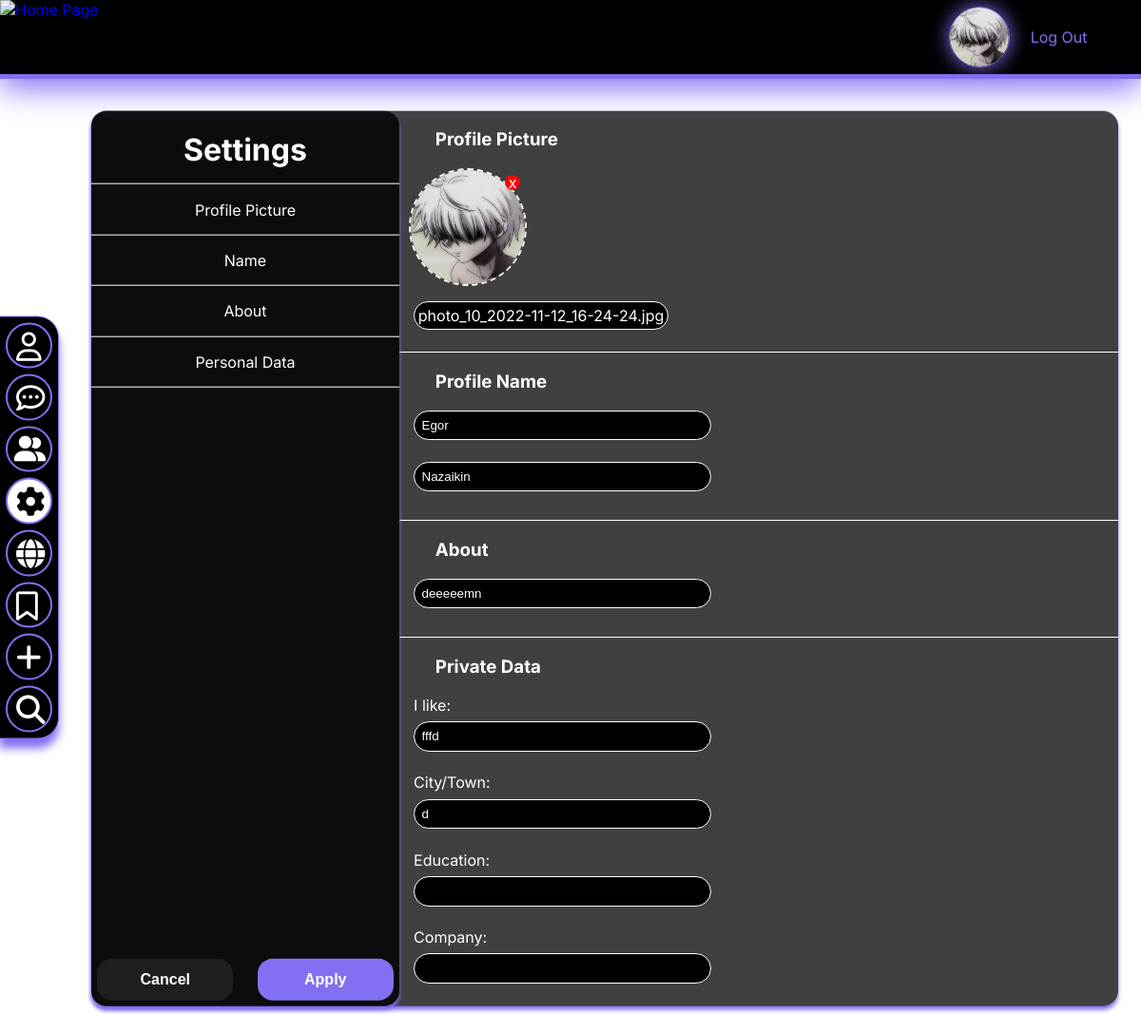
The app's page /edit/ (signed in) with its own data.
### users/models.py (models this page shows)
class Profile(models.Model):
    user = models.OneToOneField(to=User, on_delete=models.CASCADE)
    name = models.CharField(max_length=50)
    surname = models.CharField(max_length=50)
    avatar = models.ImageField(upload_to="images/profile_avatars/",
                               default="images/DEFAULT_AVATAR.png",
                               blank=True)
    about = models.CharField(max_length=500)
    country = models.CharField(max_length=50, blank=True)
    city = models.CharField(max_length=50, blank=True)
    education = models.CharField(max_length=150, blank=True)
    company = models.CharField(max_length=150, blank=True)
    hobby = models.CharField(max_length=150, blank=True)
    class Meta:
        verbose_name = _('profile')
        verbose_name_plural = _('profiles')

### users/views.py (the view)
# urls.py: path('edit/', users_views.settings_profile, name = 'edit'),
@login_required
def settings_profile(request):
    context = {}
    if request.method == 'POST':
        form = ProfileEditForm(request.POST)
        if form.is_valid():
            context['form'] = form
            profile = get_profile(request.user)
            profile.name = form.cleaned_data['name']
            profile.surname = form.cleaned_data['surname']
            profile.about = form.cleaned_data['about']
            profile.country = form.cleaned_data['country']
            profile.city = form.cleaned_data['city']
            profile.education = form.cleaned_data['education']
            profile.company = form.cleaned_data['company']
            profile.hobby = form.cleaned_data['hobby']
            print(dict(request.FILES))
            if 'avatar-profile-form' in dict(request.FILES):
                photo = dict(request.FILES)['avatar-profile-form']
                profile.avatar = photo[0]
            elif dict(request.POST)['is_del'][0] == "1":
                profile.avatar = "images/DEFAULT_AVATAR.png"
            profile.save()
            return redirect('self-profile')
        else:
            context['form'] = form
    else:
        profile = get_profile(request.user)
        form_init = {'name': profile.name,
                     'surname': profile.surname,
                     'about': profile.about,
                     'country': profile.country,
                     'city': profile.city,
                     'education': profile.education,
                     'company': profile.company,
                     'hobby': profile.hobby}
        context['form'] = ProfileEditForm(initial=form_init)
        context['avatar_name'] = profile.avatar.name.split('/')[-1]
        context['avatar_url'] = profile.avatar.url
        context['avatar_value'] = profile.avatar
    return render(request, 'settings_profile.html', context=context)

### main/context_processors.py (called while the page is built, shortened)
def get_self_profile(request):
    if request.user.is_authenticated:
        profile = Profile.objects.get(user=request.user)
    context = {'self_profile': {'id': profile.id,
                           'name': profile.name,
                           'surname': profile.surname,
                           'full_name': f'{profile.name} {profile.surname}',
                           'avatar': profile.avatar,
                           }}
    return context

### users/utils.py (called while the page is built)
def get_profile(user: User) -> Profile:
    profile = Profile.objects.get(user=user)
    return profile

### users/templates/settings_profile.html (shortened to what this page needs)
{% extends 'base.html' %}
{% load static %}
{% block style %}<link rel="stylesheet" href="{% static '/css/settings_profile.css' %}">{% endblock %}
{% block content %}
    <div class="profile_box">
        <div class = "side_menu_settings">
            <h1 class = "settings_tittle">Settings</h1>
            <a href = "#profile_avatar" class = "settings_link">Profile Picture</a>
            <a href = "#profile_name" class = "settings_link">Name</a>
            <a href = "#profile_information" class = "settings_link">About</a>
            <a href = "#profile_data" class = "settings_link">Personal Data</a>
            <div class = "settings_buttons">
                <button class="settings_btn settings_btn1" onclick="location.href = '{% url 'edit' %}'">Cancel</button>
                <button class="settings_btn settings_btn2 settings_save" form="edit_form">Apply</button>
            </div>
        </div>
        <div class = "content_settings">
            <form method="POST" id="edit_form" enctype="multipart/form-data">
                <div id = "profile_avatar" class = "settings_settings_devider">
                    <h3 class = "settings_block_tittle">Profile Picture</h3>
                    <div class = "settings_change_menu">
                        <div class="input-file-row" id="box-img">
					        <div id="input-list" class="input-file-list" style="margin: 0px auto;">
                                <div class="input-file-list-item">
                                    <a href="#" onclick="removeFilesItem(this); return false;" class="input-file-list-remove">x</a>
                                    <img class="input-file-list-img" src="{{avatar_url}}">
                                </div>
                            </div>
				        </div>
                        <div class = "settings_info_box">
                            <p class ="displayed_info">{{ avatar_name }}</p>
                        </div>
                    </div>
                </div>
                <div id = "profile_name" class = "settings_settings_devider">
                    <h3 class = "settings_block_tittle">Profile Name</h3>
                    <div class = "settings_change_menu">
                        <div class = "settings_info_box">
                            {{ form.name }}
                            {{ form.surname }}
                        </div>
                    </div>
                </div>
                <div id = "profile_information" class = "settings_settings_devider">
                    <h3 class = "settings_block_tittle">About</h3>
                    <div class = "settings_change_menu">
                        <div class = "settings_info_box">
                            {{ form.about }}
                        </div>
                    </div>
                </div>
                <div id = "profile_data" class = "settings_settings_devider">
                    <h3 class = "settings_block_tittle">Private Data</h3>
                    <div class = "settings_change_menu">
                        <div class = "settings_info_box">
                            <label for = "id_hobby">I like: </label>
                            {{ form.hobby }}
                            <label for = "id_hobby">City/Town: </label>
                            {{ form.city }}
                            <label for = "id_hobby">Education: </label>
                            {{ form.education }}
                            <label for = "id_hobby">Company: </label>
                            {{ form.company }}
                        </div>
                    </div>
                </div>
            </form>
        </div>
    </div>
{% endblock %}

### main/static/css/base.css (style rules this page uses)
body { background-image: url("../../static/images/background.jpg"); background-size: cover; background-attachment: fixed; margin: 0; font-family: 'Inter', sans-serif; }
a { text-decoration: none; }

### main/static/css/settings_profile.css (style rules this page uses)
.content_settings { width: 70%; height: 100%; display: inline-block; overflow-y: auto; }
.displayed_info { color: #ffffff; padding: 0.5%; background-color: #000000; width: fit-content; border: 1px solid #ffffff; border-radius: 16px; }
.profile_box { position: fixed; transform: translate(-50%, -50%); left: 53%; top: 53%; height: 85%; width: 90%; background: rgba(0, 0, 0, 0.75); box-shadow: 0px 4px 4px #8270f2; border-radius: 16px; display: flex; }
.settings_block_tittle { color: #ffffff; text-align: left; padding-left: 5%; }
.settings_buttons { color: #000000; display: flex; position: absolute; bottom: 0; height: fit-content; width: 100%; justify-content: space-between; }
.settings_btn { color: #ffffff; width: 44%; padding: 4%; margin: 2%; background-color: #1F1F1F; border: 0px; border-radius: 16px; font-size: 100%; font-weight: bolder; cursor: pointer; }
.settings_save { background-color: #8270F2; }
.settings_change_menu { margin-top:2%; }
.settings_info_box { margin-left: 2%; display: block; margin-top: 0%; vertical-align: top; }
.settings_input { background-color: #000000; border: 1px solid #ffffff; border-radius: 16px; width: 40%; height: fit-content; padding: 1%; color: #ffffff; display: block; margin-bottom: 3%; margin-top: 1%; }
.settings_link { width: 100%; height: fit-content; place-content: center; border-bottom: 1px solid #ffffff; padding-bottom: 5%; padding-top: 5%; display: flex; color: #ffffff; }
.side_menu_settings { background: #0C0C0C; border-radius: 16px; width: 30%; height: 100%; box-shadow: 0px 4px 4px #8270f2; display: inline-block; position: relative; }
.settings_settings_devider { color: #ffffff; width: 100%; height: fit-content; border-bottom: 1px solid #ffffff; padding-bottom: 1%; margin-bottom: 0; }
.settings_tittle { color: #ffffff; width: 100%; height: fit-content; text-align: center; border-bottom: 1px solid #ffffff; padding-bottom: 5%; margin-bottom: 0; }
.input-file-row { display: flex; margin: 10px; border: 2px dashed #ffffff; border-radius: 100%; width: fit-content; height: 10vw; }
.input-file-list-item { display: inline-block; vertical-align: top; position: relative; }
.input-file-list-item img { height: 10vw; border-radius: 100%; aspect-ratio: 1/1; object-fit: cover; }
.input-file-list-remove { color: #fff; text-decoration: none; display: inline-block; position: absolute; padding: 0; margin: 0; top: 5px; right: 5px; background: #ff0202; width: 16px; height: 16px; text-align: center; line-height: 16px; border-radius: 50%; }

### records on screen
Profile: name "Egor", surname "Nazaikin", about "deeeeemn", hobby "fffd", city "d"

### other values on screen
{{ avatar_name }} "photo_10_2022-11-12_16-24-24.jpg"
